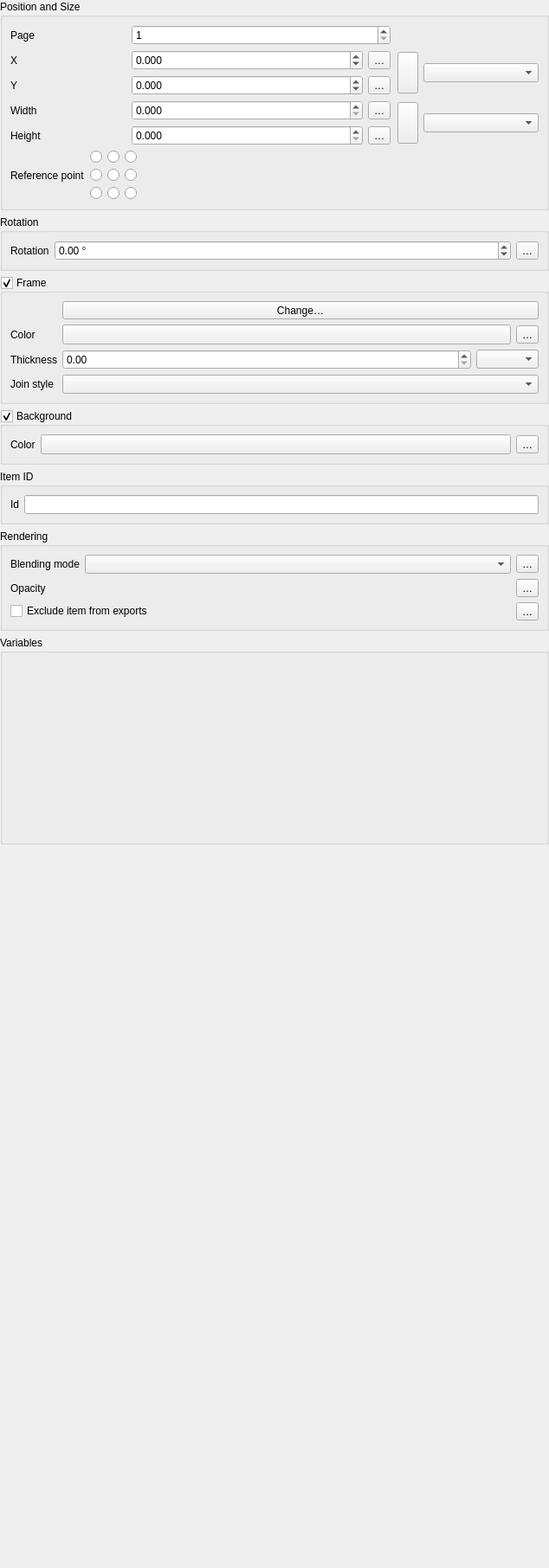
<?xml version="1.0" encoding="UTF-8"?>
<ui version="4.0">
 <class>QgsLayoutItemWidgetBase</class>
 <widget class="QWidget" name="QgsLayoutItemWidgetBase">
  <property name="geometry">
   <rect>
    <x>0</x>
    <y>0</y>
    <width>634</width>
    <height>1812</height>
   </rect>
  </property>
  <property name="windowTitle">
   <string>Global Options</string>
  </property>
  <layout class="QVBoxLayout" name="verticalLayout_2">
   <property name="leftMargin">
    <number>0</number>
   </property>
   <property name="topMargin">
    <number>0</number>
   </property>
   <property name="rightMargin">
    <number>0</number>
   </property>
   <property name="bottomMargin">
    <number>0</number>
   </property>
   <item>
    <widget class="QgsCollapsibleGroupBoxBasic" name="mGeneralOptionsGroupBox">
     <property name="focusPolicy">
      <enum>Qt::StrongFocus</enum>
     </property>
     <property name="title">
      <string>Position and Size</string>
     </property>
     <property name="syncGroup" stdset="0">
      <string notr="true">composeritem</string>
     </property>
     <property name="collapsed" stdset="0">
      <bool>true</bool>
     </property>
     <layout class="QVBoxLayout" name="verticalLayout">
      <item>
       <layout class="QGridLayout" name="gridLayout_3" columnstretch="0,0,0,0,0,0">
        <item row="4" column="1" colspan="2">
         <widget class="QgsDoubleSpinBox" name="mHeightSpin">
          <property name="suffix">
           <string/>
          </property>
          <property name="decimals">
           <number>3</number>
          </property>
          <property name="maximum">
           <double>9999999.000000000000000</double>
          </property>
          <property name="showClearButton" stdset="0">
           <bool>false</bool>
          </property>
         </widget>
        </item>
        <item row="2" column="0">
         <widget class="QLabel" name="mYLabel">
          <property name="text">
           <string>Y</string>
          </property>
         </widget>
        </item>
        <item row="1" column="5" rowspan="2">
         <widget class="QgsLayoutUnitsComboBox" name="mPosUnitsComboBox"/>
        </item>
        <item row="3" column="3">
         <widget class="QgsPropertyOverrideButton" name="mWidthDDBtn">
          <property name="text">
           <string>…</string>
          </property>
         </widget>
        </item>
        <item row="2" column="3">
         <widget class="QgsPropertyOverrideButton" name="mYPositionDDBtn">
          <property name="text">
           <string>…</string>
          </property>
         </widget>
        </item>
        <item row="0" column="0">
         <widget class="QLabel" name="mPageLabel">
          <property name="text">
           <string>Page</string>
          </property>
         </widget>
        </item>
        <item row="1" column="3">
         <widget class="QgsPropertyOverrideButton" name="mXPositionDDBtn">
          <property name="text">
           <string>…</string>
          </property>
         </widget>
        </item>
        <item row="4" column="0">
         <widget class="QLabel" name="mHeightLabel">
          <property name="text">
           <string>Height</string>
          </property>
         </widget>
        </item>
        <item row="1" column="4" rowspan="2">
         <layout class="QHBoxLayout" name="_2">
          <property name="leftMargin">
           <number>2</number>
          </property>
          <property name="topMargin">
           <number>2</number>
          </property>
          <property name="rightMargin">
           <number>0</number>
          </property>
          <property name="bottomMargin">
           <number>2</number>
          </property>
          <item>
           <widget class="QgsRatioLockButton" name="mPosLockAspectRatio">
            <property name="sizePolicy">
             <sizepolicy hsizetype="Fixed" vsizetype="Expanding">
              <horstretch>0</horstretch>
              <verstretch>0</verstretch>
             </sizepolicy>
            </property>
            <property name="toolTip">
             <string>Lock aspect ratio (including while drawing extent onto canvas)</string>
            </property>
            <property name="leftMargin" stdset="0">
             <number>13</number>
            </property>
           </widget>
          </item>
         </layout>
        </item>
        <item row="1" column="1" colspan="2">
         <widget class="QgsDoubleSpinBox" name="mXPosSpin">
          <property name="suffix">
           <string/>
          </property>
          <property name="decimals">
           <number>3</number>
          </property>
          <property name="minimum">
           <double>-9999999.000000000000000</double>
          </property>
          <property name="maximum">
           <double>9999999.000000000000000</double>
          </property>
          <property name="showClearButton" stdset="0">
           <bool>false</bool>
          </property>
         </widget>
        </item>
        <item row="3" column="1" colspan="2">
         <widget class="QgsDoubleSpinBox" name="mWidthSpin">
          <property name="suffix">
           <string/>
          </property>
          <property name="decimals">
           <number>3</number>
          </property>
          <property name="maximum">
           <double>9999999.000000000000000</double>
          </property>
          <property name="showClearButton" stdset="0">
           <bool>false</bool>
          </property>
         </widget>
        </item>
        <item row="0" column="1" colspan="3">
         <widget class="QgsSpinBox" name="mPageSpinBox">
          <property name="minimum">
           <number>1</number>
          </property>
          <property name="maximum">
           <number>9999</number>
          </property>
          <property name="showClearButton" stdset="0">
           <bool>false</bool>
          </property>
         </widget>
        </item>
        <item row="1" column="0">
         <widget class="QLabel" name="mXLabel">
          <property name="text">
           <string>X</string>
          </property>
         </widget>
        </item>
        <item row="4" column="3">
         <widget class="QgsPropertyOverrideButton" name="mHeightDDBtn">
          <property name="text">
           <string>…</string>
          </property>
         </widget>
        </item>
        <item row="3" column="0">
         <widget class="QLabel" name="mWidthLabel">
          <property name="text">
           <string>Width</string>
          </property>
         </widget>
        </item>
        <item row="2" column="1" colspan="2">
         <widget class="QgsDoubleSpinBox" name="mYPosSpin">
          <property name="suffix">
           <string/>
          </property>
          <property name="decimals">
           <number>3</number>
          </property>
          <property name="minimum">
           <double>-9999999.000000000000000</double>
          </property>
          <property name="maximum">
           <double>9999999.000000000000000</double>
          </property>
          <property name="showClearButton" stdset="0">
           <bool>false</bool>
          </property>
         </widget>
        </item>
        <item row="3" column="4" rowspan="2">
         <layout class="QHBoxLayout" name="_3">
          <property name="leftMargin">
           <number>2</number>
          </property>
          <property name="topMargin">
           <number>2</number>
          </property>
          <property name="rightMargin">
           <number>0</number>
          </property>
          <property name="bottomMargin">
           <number>2</number>
          </property>
          <item>
           <widget class="QgsRatioLockButton" name="mSizeLockAspectRatio">
            <property name="sizePolicy">
             <sizepolicy hsizetype="Fixed" vsizetype="Expanding">
              <horstretch>0</horstretch>
              <verstretch>0</verstretch>
             </sizepolicy>
            </property>
            <property name="toolTip">
             <string>Lock aspect ratio (including while drawing extent onto canvas)</string>
            </property>
            <property name="leftMargin" stdset="0">
             <number>13</number>
            </property>
           </widget>
          </item>
         </layout>
        </item>
        <item row="3" column="5" rowspan="2">
         <widget class="QgsLayoutUnitsComboBox" name="mSizeUnitsComboBox"/>
        </item>
       </layout>
      </item>
      <item>
       <layout class="QHBoxLayout" name="horizontalLayout_7">
        <item>
         <widget class="QLabel" name="label_2">
          <property name="text">
           <string>Reference point</string>
          </property>
          <property name="alignment">
           <set>Qt::AlignLeading|Qt::AlignLeft|Qt::AlignVCenter</set>
          </property>
         </widget>
        </item>
        <item>
         <layout class="QGridLayout" name="gridLayout">
          <item row="0" column="0">
           <widget class="QRadioButton" name="mUpperLeftRadioButton">
            <property name="sizePolicy">
             <sizepolicy hsizetype="Fixed" vsizetype="Fixed">
              <horstretch>0</horstretch>
              <verstretch>0</verstretch>
             </sizepolicy>
            </property>
            <property name="text">
             <string/>
            </property>
           </widget>
          </item>
          <item row="0" column="1">
           <widget class="QRadioButton" name="mUpperMiddleRadioButton">
            <property name="sizePolicy">
             <sizepolicy hsizetype="Fixed" vsizetype="Fixed">
              <horstretch>0</horstretch>
              <verstretch>0</verstretch>
             </sizepolicy>
            </property>
            <property name="text">
             <string/>
            </property>
           </widget>
          </item>
          <item row="0" column="2">
           <widget class="QRadioButton" name="mUpperRightRadioButton">
            <property name="sizePolicy">
             <sizepolicy hsizetype="Fixed" vsizetype="Fixed">
              <horstretch>0</horstretch>
              <verstretch>0</verstretch>
             </sizepolicy>
            </property>
            <property name="text">
             <string/>
            </property>
           </widget>
          </item>
          <item row="1" column="2">
           <widget class="QRadioButton" name="mMiddleRightRadioButton">
            <property name="sizePolicy">
             <sizepolicy hsizetype="Fixed" vsizetype="Fixed">
              <horstretch>0</horstretch>
              <verstretch>0</verstretch>
             </sizepolicy>
            </property>
            <property name="text">
             <string/>
            </property>
           </widget>
          </item>
          <item row="1" column="1">
           <widget class="QRadioButton" name="mMiddleRadioButton">
            <property name="sizePolicy">
             <sizepolicy hsizetype="Fixed" vsizetype="Fixed">
              <horstretch>0</horstretch>
              <verstretch>0</verstretch>
             </sizepolicy>
            </property>
            <property name="text">
             <string/>
            </property>
           </widget>
          </item>
          <item row="2" column="2">
           <widget class="QRadioButton" name="mLowerRightRadioButton">
            <property name="sizePolicy">
             <sizepolicy hsizetype="Fixed" vsizetype="Fixed">
              <horstretch>0</horstretch>
              <verstretch>0</verstretch>
             </sizepolicy>
            </property>
            <property name="text">
             <string/>
            </property>
           </widget>
          </item>
          <item row="2" column="0">
           <widget class="QRadioButton" name="mLowerLeftRadioButton">
            <property name="sizePolicy">
             <sizepolicy hsizetype="Fixed" vsizetype="Fixed">
              <horstretch>0</horstretch>
              <verstretch>0</verstretch>
             </sizepolicy>
            </property>
            <property name="text">
             <string/>
            </property>
           </widget>
          </item>
          <item row="2" column="1">
           <widget class="QRadioButton" name="mLowerMiddleRadioButton">
            <property name="sizePolicy">
             <sizepolicy hsizetype="Fixed" vsizetype="Fixed">
              <horstretch>0</horstretch>
              <verstretch>0</verstretch>
             </sizepolicy>
            </property>
            <property name="text">
             <string/>
            </property>
           </widget>
          </item>
          <item row="1" column="0">
           <widget class="QRadioButton" name="mMiddleLeftRadioButton">
            <property name="sizePolicy">
             <sizepolicy hsizetype="Fixed" vsizetype="Fixed">
              <horstretch>0</horstretch>
              <verstretch>0</verstretch>
             </sizepolicy>
            </property>
            <property name="text">
             <string/>
            </property>
           </widget>
          </item>
         </layout>
        </item>
        <item>
         <spacer name="horizontalSpacer_3">
          <property name="orientation">
           <enum>Qt::Horizontal</enum>
          </property>
          <property name="sizeHint" stdset="0">
           <size>
            <width>40</width>
            <height>20</height>
           </size>
          </property>
         </spacer>
        </item>
       </layout>
      </item>
     </layout>
    </widget>
   </item>
   <item>
    <widget class="QgsCollapsibleGroupBoxBasic" name="mTransformsGroupBox">
     <property name="focusPolicy">
      <enum>Qt::StrongFocus</enum>
     </property>
     <property name="title">
      <string>Rotation</string>
     </property>
     <property name="syncGroup" stdset="0">
      <string notr="true">composeritem</string>
     </property>
     <property name="collapsed" stdset="0">
      <bool>true</bool>
     </property>
     <layout class="QGridLayout" name="gridLayout_5" columnstretch="0,1">
      <item row="0" column="0">
       <widget class="QLabel" name="label">
        <property name="text">
         <string>Rotation</string>
        </property>
       </widget>
      </item>
      <item row="0" column="1">
       <layout class="QHBoxLayout" name="horizontalLayout_4">
        <item>
         <widget class="QgsDoubleSpinBox" name="mItemRotationSpinBox">
          <property name="sizePolicy">
           <sizepolicy hsizetype="Preferred" vsizetype="Fixed">
            <horstretch>0</horstretch>
            <verstretch>0</verstretch>
           </sizepolicy>
          </property>
          <property name="wrapping">
           <bool>true</bool>
          </property>
          <property name="suffix">
           <string> °</string>
          </property>
          <property name="minimum">
           <double>-360.000000000000000</double>
          </property>
          <property name="maximum">
           <double>360.000000000000000</double>
          </property>
         </widget>
        </item>
        <item>
         <widget class="QgsPropertyOverrideButton" name="mItemRotationDDBtn">
          <property name="text">
           <string>…</string>
          </property>
         </widget>
        </item>
       </layout>
      </item>
     </layout>
    </widget>
   </item>
   <item>
    <widget class="QgsCollapsibleGroupBoxBasic" name="mFrameGroupBox">
     <property name="title">
      <string>Frame</string>
     </property>
     <property name="checkable">
      <bool>true</bool>
     </property>
     <property name="syncGroup" stdset="0">
      <string notr="true">composeritem</string>
     </property>
     <property name="collapsed" stdset="0">
      <bool>true</bool>
     </property>
     <layout class="QGridLayout" name="gridLayout_2">
      <item row="2" column="0">
       <widget class="QLabel" name="mStrokeWidthLabel">
        <property name="text">
         <string>Thickness</string>
        </property>
        <property name="wordWrap">
         <bool>true</bool>
        </property>
        <property name="buddy">
         <cstring>mStrokeWidthSpinBox</cstring>
        </property>
       </widget>
      </item>
      <item row="3" column="0">
       <widget class="QLabel" name="label_8">
        <property name="text">
         <string>Join style</string>
        </property>
       </widget>
      </item>
      <item row="3" column="1">
       <widget class="QgsPenJoinStyleComboBox" name="mFrameJoinStyleCombo">
        <property name="sizePolicy">
         <sizepolicy hsizetype="Expanding" vsizetype="Fixed">
          <horstretch>0</horstretch>
          <verstretch>0</verstretch>
         </sizepolicy>
        </property>
       </widget>
      </item>
      <item row="1" column="0">
       <widget class="QLabel" name="label_3">
        <property name="text">
         <string>Color</string>
        </property>
       </widget>
      </item>
      <item row="2" column="1">
       <layout class="QHBoxLayout" name="horizontalLayout_8">
        <item>
         <widget class="QgsDoubleSpinBox" name="mStrokeWidthSpinBox">
          <property name="sizePolicy">
           <sizepolicy hsizetype="Expanding" vsizetype="Fixed">
            <horstretch>0</horstretch>
            <verstretch>0</verstretch>
           </sizepolicy>
          </property>
          <property name="suffix">
           <string/>
          </property>
          <property name="maximum">
           <double>99.989999999999995</double>
          </property>
          <property name="singleStep">
           <double>0.100000000000000</double>
          </property>
          <property name="showClearButton" stdset="0">
           <bool>false</bool>
          </property>
         </widget>
        </item>
        <item>
         <widget class="QgsLayoutUnitsComboBox" name="mStrokeUnitsComboBox"/>
        </item>
       </layout>
      </item>
      <item row="1" column="1">
       <layout class="QHBoxLayout" name="horizontalLayout_6">
        <item>
         <widget class="QgsColorButton" name="mFrameColorButton">
          <property name="sizePolicy">
           <sizepolicy hsizetype="Expanding" vsizetype="Fixed">
            <horstretch>0</horstretch>
            <verstretch>0</verstretch>
           </sizepolicy>
          </property>
          <property name="minimumSize">
           <size>
            <width>120</width>
            <height>0</height>
           </size>
          </property>
          <property name="text">
           <string/>
          </property>
         </widget>
        </item>
        <item>
         <widget class="QgsPropertyOverrideButton" name="mItemFrameColorDDBtn">
          <property name="text">
           <string>…</string>
          </property>
         </widget>
        </item>
       </layout>
      </item>
      <item row="0" column="1">
       <widget class="QgsSymbolButton" name="mFrameSymbolButton">
        <property name="sizePolicy">
         <sizepolicy hsizetype="Expanding" vsizetype="Fixed">
          <horstretch>0</horstretch>
          <verstretch>0</verstretch>
         </sizepolicy>
        </property>
        <property name="text">
         <string>Change…</string>
        </property>
       </widget>
      </item>
     </layout>
    </widget>
   </item>
   <item>
    <widget class="QgsCollapsibleGroupBoxBasic" name="mBackgroundGroupBox">
     <property name="title">
      <string>Background</string>
     </property>
     <property name="checkable">
      <bool>true</bool>
     </property>
     <property name="checked">
      <bool>true</bool>
     </property>
     <property name="syncGroup" stdset="0">
      <string notr="true">composeritem</string>
     </property>
     <property name="collapsed" stdset="0">
      <bool>true</bool>
     </property>
     <layout class="QGridLayout" name="gridLayout_7">
      <item row="0" column="0">
       <widget class="QLabel" name="label_4">
        <property name="text">
         <string>Color</string>
        </property>
       </widget>
      </item>
      <item row="0" column="1">
       <layout class="QHBoxLayout" name="horizontalLayout_5">
        <item>
         <widget class="QgsColorButton" name="mBackgroundColorButton">
          <property name="sizePolicy">
           <sizepolicy hsizetype="Expanding" vsizetype="Fixed">
            <horstretch>0</horstretch>
            <verstretch>0</verstretch>
           </sizepolicy>
          </property>
          <property name="minimumSize">
           <size>
            <width>120</width>
            <height>0</height>
           </size>
          </property>
          <property name="text">
           <string/>
          </property>
         </widget>
        </item>
        <item>
         <widget class="QgsPropertyOverrideButton" name="mItemBackgroundColorDDBtn">
          <property name="text">
           <string>…</string>
          </property>
         </widget>
        </item>
       </layout>
      </item>
     </layout>
    </widget>
   </item>
   <item>
    <widget class="QgsCollapsibleGroupBoxBasic" name="groupBox">
     <property name="focusPolicy">
      <enum>Qt::StrongFocus</enum>
     </property>
     <property name="title">
      <string>Item ID</string>
     </property>
     <property name="syncGroup" stdset="0">
      <string notr="true">composeritem</string>
     </property>
     <property name="collapsed" stdset="0">
      <bool>true</bool>
     </property>
     <layout class="QGridLayout" name="gridLayout_8">
      <item row="0" column="0">
       <widget class="QLabel" name="mItemIdLabel">
        <property name="text">
         <string>Id</string>
        </property>
       </widget>
      </item>
      <item row="0" column="1">
       <widget class="QLineEdit" name="mItemIdLineEdit"/>
      </item>
     </layout>
    </widget>
   </item>
   <item>
    <widget class="QgsCollapsibleGroupBoxBasic" name="groupRendering">
     <property name="focusPolicy">
      <enum>Qt::StrongFocus</enum>
     </property>
     <property name="title">
      <string>Rendering</string>
     </property>
     <property name="collapsed" stdset="0">
      <bool>true</bool>
     </property>
     <property name="syncGroup" stdset="0">
      <string notr="true">composeritem</string>
     </property>
     <layout class="QGridLayout" name="gridLayout_4" columnstretch="0,1">
      <item row="0" column="0">
       <widget class="QLabel" name="labelBlendMode">
        <property name="text">
         <string>Blending mode</string>
        </property>
       </widget>
      </item>
      <item row="1" column="1">
       <layout class="QHBoxLayout" name="horizontalLayout_2">
        <item>
         <widget class="QgsOpacityWidget" name="mOpacityWidget" native="true">
          <property name="focusPolicy">
           <enum>Qt::StrongFocus</enum>
          </property>
         </widget>
        </item>
        <item>
         <widget class="QgsPropertyOverrideButton" name="mOpacityDDBtn">
          <property name="text">
           <string>…</string>
          </property>
         </widget>
        </item>
       </layout>
      </item>
      <item row="3" column="0" colspan="2">
       <layout class="QHBoxLayout" name="horizontalLayout">
        <item>
         <widget class="QCheckBox" name="mExcludeFromPrintsCheckBox">
          <property name="text">
           <string>Exclude item from exports</string>
          </property>
         </widget>
        </item>
        <item>
         <widget class="QgsPropertyOverrideButton" name="mExcludePrintsDDBtn">
          <property name="text">
           <string>…</string>
          </property>
         </widget>
        </item>
       </layout>
      </item>
      <item row="1" column="0">
       <widget class="QLabel" name="labelTransparency">
        <property name="text">
         <string>Opacity</string>
        </property>
       </widget>
      </item>
      <item row="0" column="1">
       <layout class="QHBoxLayout" name="horizontalLayout_3">
        <item>
         <widget class="QgsBlendModeComboBox" name="mBlendModeCombo"/>
        </item>
        <item>
         <widget class="QgsPropertyOverrideButton" name="mBlendModeDDBtn">
          <property name="text">
           <string>…</string>
          </property>
         </widget>
        </item>
       </layout>
      </item>
     </layout>
    </widget>
   </item>
   <item>
    <widget class="QgsCollapsibleGroupBox" name="groupBox_3">
     <property name="title">
      <string>Variables</string>
     </property>
     <layout class="QVBoxLayout" name="verticalLayout_4">
      <item>
       <widget class="QgsVariableEditorWidget" name="mVariableEditor" native="true">
        <property name="minimumSize">
         <size>
          <width>0</width>
          <height>200</height>
         </size>
        </property>
       </widget>
      </item>
     </layout>
    </widget>
   </item>
   <item>
    <spacer name="verticalSpacer">
     <property name="orientation">
      <enum>Qt::Vertical</enum>
     </property>
     <property name="sizeType">
      <enum>QSizePolicy::MinimumExpanding</enum>
     </property>
     <property name="sizeHint" stdset="0">
      <size>
       <width>20</width>
       <height>40</height>
      </size>
     </property>
    </spacer>
   </item>
  </layout>
 </widget>
 <customwidgets>
  <customwidget>
   <class>QgsColorButton</class>
   <extends>QToolButton</extends>
   <header>qgscolorbutton.h</header>
   <container>1</container>
  </customwidget>
  <customwidget>
   <class>QgsPropertyOverrideButton</class>
   <extends>QToolButton</extends>
   <header>qgspropertyoverridebutton.h</header>
  </customwidget>
  <customwidget>
   <class>QgsDoubleSpinBox</class>
   <extends>QDoubleSpinBox</extends>
   <header>qgsdoublespinbox.h</header>
  </customwidget>
  <customwidget>
   <class>QgsSpinBox</class>
   <extends>QSpinBox</extends>
   <header>qgsspinbox.h</header>
  </customwidget>
  <customwidget>
   <class>QgsPenJoinStyleComboBox</class>
   <extends>QComboBox</extends>
   <header>qgspenstylecombobox.h</header>
  </customwidget>
  <customwidget>
   <class>QgsCollapsibleGroupBoxBasic</class>
   <extends>QGroupBox</extends>
   <header>qgscollapsiblegroupbox.h</header>
   <container>1</container>
  </customwidget>
  <customwidget>
   <class>QgsBlendModeComboBox</class>
   <extends>QComboBox</extends>
   <header>qgsblendmodecombobox.h</header>
  </customwidget>
  <customwidget>
   <class>QgsCollapsibleGroupBox</class>
   <extends>QGroupBox</extends>
   <header>qgscollapsiblegroupbox.h</header>
   <container>1</container>
  </customwidget>
  <customwidget>
   <class>QgsVariableEditorWidget</class>
   <extends>QWidget</extends>
   <header>qgsvariableeditorwidget.h</header>
   <container>1</container>
  </customwidget>
  <customwidget>
   <class>QgsOpacityWidget</class>
   <extends>QWidget</extends>
   <header>qgsopacitywidget.h</header>
   <container>1</container>
  </customwidget>
  <customwidget>
   <class>QgsRatioLockButton</class>
   <extends>QToolButton</extends>
   <header>qgsratiolockbutton.h</header>
   <container>1</container>
  </customwidget>
  <customwidget>
   <class>QgsLayoutUnitsComboBox</class>
   <extends>QComboBox</extends>
   <header>qgslayoutunitscombobox.h</header>
  </customwidget>
  <customwidget>
   <class>QgsSymbolButton</class>
   <extends>QToolButton</extends>
   <header>qgssymbolbutton.h</header>
  </customwidget>
 </customwidgets>
 <tabstops>
  <tabstop>mGeneralOptionsGroupBox</tabstop>
  <tabstop>mPageSpinBox</tabstop>
  <tabstop>mXPosSpin</tabstop>
  <tabstop>mXPositionDDBtn</tabstop>
  <tabstop>mYPosSpin</tabstop>
  <tabstop>mYPositionDDBtn</tabstop>
  <tabstop>mPosLockAspectRatio</tabstop>
  <tabstop>mPosUnitsComboBox</tabstop>
  <tabstop>mWidthSpin</tabstop>
  <tabstop>mWidthDDBtn</tabstop>
  <tabstop>mHeightSpin</tabstop>
  <tabstop>mHeightDDBtn</tabstop>
  <tabstop>mSizeLockAspectRatio</tabstop>
  <tabstop>mSizeUnitsComboBox</tabstop>
  <tabstop>mUpperLeftRadioButton</tabstop>
  <tabstop>mUpperMiddleRadioButton</tabstop>
  <tabstop>mUpperRightRadioButton</tabstop>
  <tabstop>mMiddleLeftRadioButton</tabstop>
  <tabstop>mMiddleRadioButton</tabstop>
  <tabstop>mMiddleRightRadioButton</tabstop>
  <tabstop>mLowerLeftRadioButton</tabstop>
  <tabstop>mLowerMiddleRadioButton</tabstop>
  <tabstop>mLowerRightRadioButton</tabstop>
  <tabstop>mTransformsGroupBox</tabstop>
  <tabstop>mItemRotationSpinBox</tabstop>
  <tabstop>mItemRotationDDBtn</tabstop>
  <tabstop>mFrameGroupBox</tabstop>
  <tabstop>mFrameColorButton</tabstop>
  <tabstop>mItemFrameColorDDBtn</tabstop>
  <tabstop>mStrokeWidthSpinBox</tabstop>
  <tabstop>mStrokeUnitsComboBox</tabstop>
  <tabstop>mFrameJoinStyleCombo</tabstop>
  <tabstop>mBackgroundGroupBox</tabstop>
  <tabstop>mBackgroundColorButton</tabstop>
  <tabstop>mItemBackgroundColorDDBtn</tabstop>
  <tabstop>groupBox</tabstop>
  <tabstop>mItemIdLineEdit</tabstop>
  <tabstop>groupRendering</tabstop>
  <tabstop>mBlendModeCombo</tabstop>
  <tabstop>mBlendModeDDBtn</tabstop>
  <tabstop>mOpacityWidget</tabstop>
  <tabstop>mOpacityDDBtn</tabstop>
  <tabstop>mExcludeFromPrintsCheckBox</tabstop>
  <tabstop>mExcludePrintsDDBtn</tabstop>
 </tabstops>
 <resources/>
 <connections/>
</ui>
